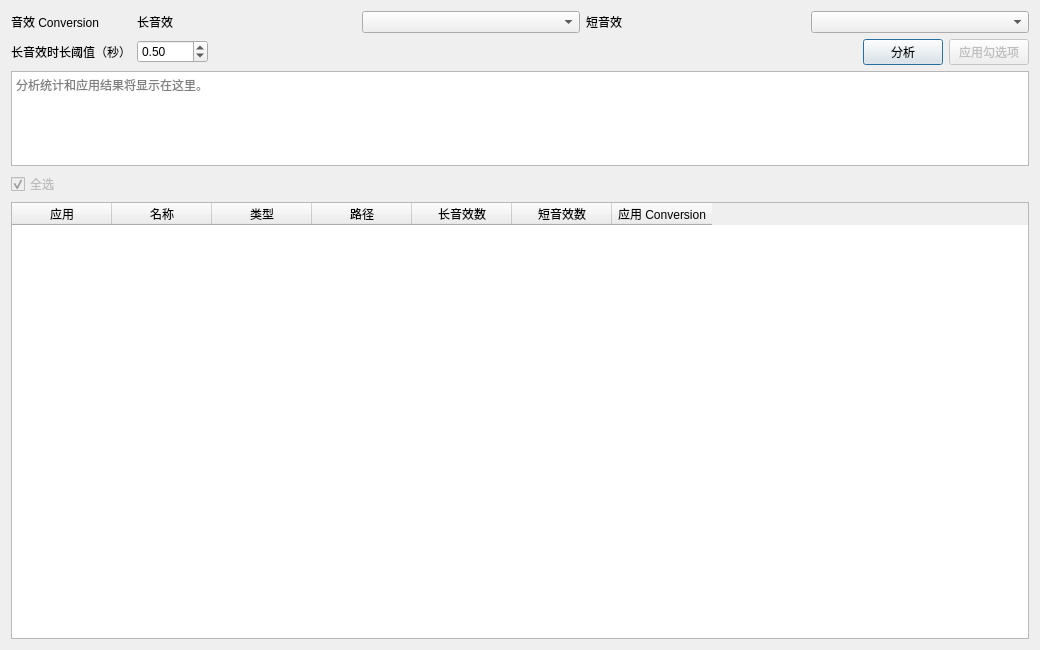
<?xml version="1.0" encoding="UTF-8"?>
<ui version="4.0">
 <class>AutoCompressionSettings</class>
 <widget class="QDialog" name="AutoCompressionSettings">
  <property name="geometry">
   <rect>
    <x>0</x>
    <y>0</y>
    <width>1040</width>
    <height>650</height>
   </rect>
  </property>
  <property name="windowTitle">
   <string>自动压缩设置</string>
  </property>
  <layout class="QVBoxLayout" name="verticalLayout">
   <item>
    <layout class="QFormLayout" name="formLayout">
     <item row="0" column="0">
      <widget class="QLabel" name="lblConversion">
       <property name="text">
        <string>音效 Conversion</string>
       </property>
      </widget>
     </item>
     <item row="0" column="1">
      <widget class="QWidget" name="conversionOptions" native="true">
       <layout class="QHBoxLayout" name="conversionOptionsLayout">
        <property name="leftMargin">
         <number>0</number>
        </property>
        <property name="topMargin">
         <number>0</number>
        </property>
        <property name="rightMargin">
         <number>0</number>
        </property>
        <property name="bottomMargin">
         <number>0</number>
        </property>
        <item>
         <widget class="QLabel" name="lblLongConversion">
          <property name="text">
           <string>长音效</string>
          </property>
         </widget>
        </item>
        <item>
         <widget class="QComboBox" name="cbbLongConversion"/>
        </item>
        <item>
         <widget class="QLabel" name="lblShortConversion">
          <property name="text">
           <string>短音效</string>
          </property>
         </widget>
        </item>
        <item>
         <widget class="QComboBox" name="cbbShortConversion"/>
        </item>
       </layout>
      </widget>
     </item>
     <item row="1" column="0">
      <widget class="QLabel" name="lblDurationThreshold">
       <property name="text">
        <string>长音效时长阈值（秒）</string>
       </property>
       <property name="toolTip">
        <string>时长大于阈值的样本判定为长音效；小于或等于阈值的样本判定为短音效。</string>
       </property>
      </widget>
     </item>
     <item row="1" column="1">
      <widget class="QWidget" name="durationOptions" native="true">
       <layout class="QHBoxLayout" name="durationOptionsLayout">
        <property name="leftMargin">
         <number>0</number>
        </property>
        <property name="topMargin">
         <number>0</number>
        </property>
        <property name="rightMargin">
         <number>0</number>
        </property>
        <property name="bottomMargin">
         <number>0</number>
        </property>
        <item>
         <widget class="QDoubleSpinBox" name="spbDurationThreshold">
          <property name="toolTip">
           <string>时长大于阈值的样本判定为长音效；小于或等于阈值的样本判定为短音效。</string>
          </property>
          <property name="decimals">
           <number>2</number>
          </property>
          <property name="maximum">
           <double>9999.000000000000000</double>
          </property>
          <property name="singleStep">
           <double>0.100000000000000</double>
          </property>
          <property name="value">
           <double>0.500000000000000</double>
          </property>
         </widget>
        </item>
        <item>
         <spacer name="durationOptionsSpacer">
          <property name="orientation">
           <enum>Qt::Horizontal</enum>
          </property>
          <property name="sizeHint" stdset="0">
           <size>
            <width>40</width>
            <height>20</height>
           </size>
          </property>
         </spacer>
        </item>
        <item>
         <widget class="QPushButton" name="btnAnalyze">
          <property name="text">
           <string>分析</string>
          </property>
         </widget>
        </item>
        <item>
         <widget class="QPushButton" name="btnApplySelected">
          <property name="enabled">
           <bool>false</bool>
          </property>
          <property name="text">
           <string>应用勾选项</string>
          </property>
         </widget>
        </item>
       </layout>
      </widget>
     </item>
    </layout>
   </item>
   <item>
    <widget class="QPlainTextEdit" name="pteResult">
     <property name="maximumSize">
      <size>
       <width>16777215</width>
       <height>95</height>
      </size>
     </property>
     <property name="readOnly">
      <bool>true</bool>
     </property>
     <property name="placeholderText">
      <string>分析统计和应用结果将显示在这里。</string>
     </property>
    </widget>
   </item>
   <item>
    <layout class="QHBoxLayout" name="tableActionsLayout">
     <item>
      <widget class="QCheckBox" name="cbxSelectAll">
       <property name="enabled">
        <bool>false</bool>
       </property>
       <property name="maximumSize">
        <size>
         <width>60</width>
         <height>16777215</height>
        </size>
       </property>
       <property name="text">
        <string>全选</string>
       </property>
       <property name="checked">
        <bool>true</bool>
       </property>
      </widget>
     </item>
     <item>
      <spacer name="tableActionsSpacer">
       <property name="orientation">
        <enum>Qt::Horizontal</enum>
       </property>
       <property name="sizeHint" stdset="0">
        <size>
         <width>40</width>
         <height>20</height>
        </size>
       </property>
      </spacer>
     </item>
    </layout>
   </item>
   <item>
    <widget class="QTableWidget" name="tblPlanResults">
     <property name="alternatingRowColors">
      <bool>true</bool>
     </property>
     <property name="editTriggers">
      <set>QAbstractItemView::NoEditTriggers</set>
     </property>
     <property name="selectionBehavior">
      <enum>QAbstractItemView::SelectRows</enum>
     </property>
     <property name="sortingEnabled">
      <bool>false</bool>
     </property>
     <column>
      <property name="text">
       <string>应用</string>
      </property>
     </column>
     <column>
      <property name="text">
       <string>名称</string>
      </property>
     </column>
     <column>
      <property name="text">
       <string>类型</string>
      </property>
     </column>
     <column>
      <property name="text">
       <string>路径</string>
      </property>
     </column>
     <column>
      <property name="text">
       <string>长音效数</string>
      </property>
     </column>
     <column>
      <property name="text">
       <string>短音效数</string>
      </property>
     </column>
     <column>
      <property name="text">
       <string>应用 Conversion</string>
      </property>
     </column>
    </widget>
   </item>
  </layout>
 </widget>
 <resources/>
 <connections/>
</ui>
